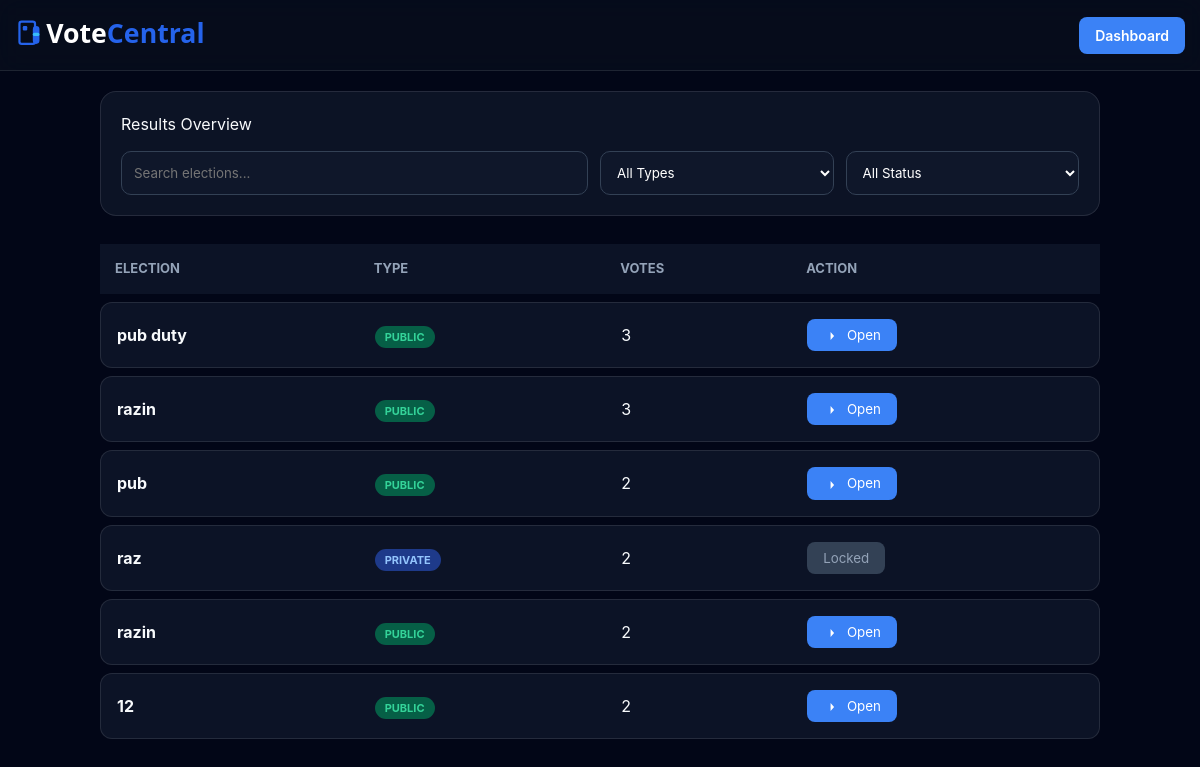
Before: /admin/results (signed in) with the older database file.
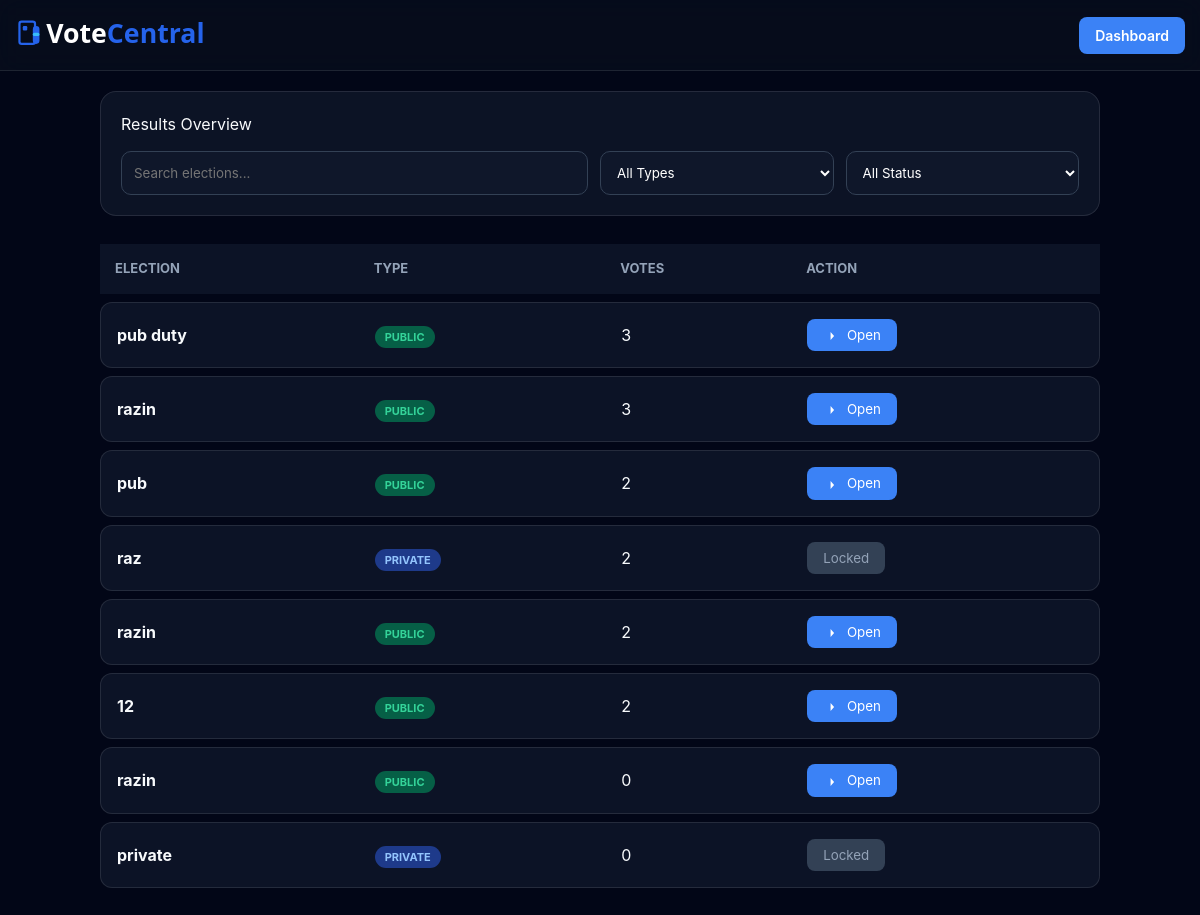
After: the same page with the newer database file.
### app.py (models this page shows)
class Election(db.Model):
    id = db.Column(db.Integer, primary_key=True)
    admin_id = db.Column(db.Integer, db.ForeignKey("admin.id"))
    name = db.Column(db.String(120))
    election_type = db.Column(db.String(20))  # public / private
    public_code = db.Column(db.String(20), nullable=True)
    start_time = db.Column(db.String(40), nullable=True)
    end_time = db.Column(db.String(40), nullable=True)
    result_visible = db.Column(db.Boolean, default=True)
    candidates = db.relationship("Candidate", backref="election", cascade="all,delete")
    votes = db.relationship("Vote", backref="election", cascade="all,delete")
    whitelist = db.relationship("VoterWhitelist", backref="election", cascade="all,delete")

### app.py (the view)
@app.route("/admin/results")
def admin_results_page():
    if not require_admin_login():
        return redirect("/")
    admin = Admin.query.get(session["admin_id"])
    elections = Election.query.filter_by(admin_id=admin.id).all()
    result_list = []
    now = datetime.now()
    for e in elections:
        total_votes = Vote.query.filter_by(election_id=e.id).count()
        ended = False
        if e.end_time:
            end_dt = datetime.fromisoformat(e.end_time) if isinstance(e.end_time, str) else e.end_time
            ended = now >= end_dt
        can_open = False
        reason = ""
        if not e.result_visible:
            reason = "This election is currently set to 'Hidden' by Admin settings."
        elif e.election_type == 'private' and not ended:
            reason = f"Private election results remain locked until the end time ({e.end_time})."
        else:
            can_open = True
        result_list.append({
            "id": e.id,
            "name": e.name,
            "type": e.election_type,
            "total_votes": total_votes,
            "ended": ended,
            "visible": e.result_visible,
            "can_open": can_open,
            "reason": reason
        })
    return render_template("admin_results.html", elections=result_list, admin=admin)

### app.py (called while the page is built)
def require_admin_login():
    if "admin_id" not in session or not session["admin_id"]:
        flash("Admin login required")
        return False
    return True

### templates/admin_results.html (shortened to what this page needs)
<!DOCTYPE html>
<html lang="en">
<head>
</head>
<body>
<nav class="nav-header">
  <div class="header-title-group">
    <img src="/static/uploads/votecentral-logo.svg"
         class="mobile-title-logo"
         alt="VoteCentral">
  </div>
  <a href="/admin/dashboard" class="btn-dash">Dashboard</a>
</nav>
<div class="container">
    <div class="filter-card">
        <div class="section-title">Results Overview</div>
        <div class="filter-grid">
            <input id="searchBox" placeholder="Search elections...">
            <select id="filterType">
                <option value="">All Types</option>
            </select>
            <select id="filterStatus">
                <option value="">All Status</option>
            </select>
        </div>
    </div>
    <div class="results-container">
        <table class="desktop-table">
            <thead>
                <tr>
                    <th>Election</th>
                    <th>Type</th>
                    <th>Votes</th>
                    <th>Action</th>
                </tr>
            </thead>
            <tbody>
                {% for e in elections %}
                <tr class="result-row" data-name="{{ e.name|lower }}" data-type="{{ e.type }}" data-status="{{ 'available' if e.can_open else 'locked' }}">
                    <td><strong>{{ e.name }}</strong></td>
                    <td><span class="badge {{ 'badge-pub' if e.type == 'public' else 'badge-pri' }}">{{ e.type.upper() }}</span></td>
                    <td>{{ e.total_votes }}</td>
                    <td>
                        {% if e.can_open %}
                            <a href="/admin/results/{{ e.id }}"><button class="btn-open">
  <svg class="icon" viewBox="0 0 24 24">
    <path d="M5 12h14M13 5l6 7-6 7"/>
  </svg>
  Open
</button>
</a>
                        {% else %}
                            <button class="btn-locked" onclick="showReason('{{ e.reason }}')">Locked</button>
                        {% endif %}
                    </td>
                </tr>
                {% endfor %}
            </tbody>
        </table>
    </div>
</div>
</body>
</html>

### templates/admin_results.html (style rules this page uses)
:root { --bg: #020617; --card-bg: rgba(15, 23, 42, 0.8); --border: rgba(255, 255, 255, 0.1); --accent: #3b82f6; --text-main: #f8fafc; --text-dim: #94a3b8; --glass: blur(12px); }
* { margin: 0; padding: 0; box-sizing: border-box; font-family: 'Inter', system-ui, sans-serif; }
body { background: var(--bg); color: var(--text-main); line-height: 1.5; padding-bottom: 40px; }
.nav-header { display: flex; justify-content: space-between; align-items: center; padding: 15px; background: rgba(11, 18, 32, 0.5); backdrop-filter: var(--glass); border-bottom: 1px solid var(--border); position: sticky; top: 0; z-index: 100; }
.btn-dash { background: var(--accent); color: white; padding: 8px 16px; border-radius: 8px; text-decoration: none; font-size: 14px; font-weight: 600; transition: 0.3s; }
.container { width: 1000px; max-width: 95%; margin: 20px auto; }
.filter-card { background: var(--card-bg); backdrop-filter: var(--glass); border: 1px solid var(--border); border-radius: 16px; padding: 20px; margin-bottom: 20px; }
.filter-grid { display: grid; grid-template-columns: 2fr 1fr 1fr; gap: 12px; margin-top: 15px; }
input, select { background: #0f172a; border: 1px solid #334155; color: white; padding: 12px; border-radius: 10px; outline: none; }
.results-container { overflow-x: auto; }
.desktop-table { width: 100%; border-collapse: separate; border-spacing: 0 8px; }
.desktop-table th { padding: 15px; text-align: left; color: var(--text-dim); font-size: 13px; text-transform: uppercase; }
.desktop-table tr { background: var(--card-bg); transition: 0.2s; }
.desktop-table td { padding: 16px; border-top: 1px solid var(--border); border-bottom: 1px solid var(--border); }
.desktop-table td:first-child { border-left: 1px solid var(--border); border-radius: 12px 0 0 12px; }
.desktop-table td:last-child { border-right: 1px solid var(--border); border-radius: 0 12px 12px 0; }
.badge { padding: 4px 10px; border-radius: 20px; font-size: 11px; font-weight: 700; }
.badge-pub { background: #065f46; color: #34d399; }
.badge-pri { background: #1e3a8a; color: #93c5fd; }
.btn-open { background: var(--accent); border: none; color: white; padding: 8px 16px; border-radius: 8px; cursor: pointer; }
.btn-locked { background: #334155; color: #94a3b8; border: none; padding: 8px 16px; border-radius: 8px; cursor: not-allowed; }
.header-title-group { display:flex; flex-direction:column; align-items:flex-start; }
.mobile-title-logo { height: 40px; }
.icon { width:14px; height:14px; fill:currentColor; margin-right:6px; vertical-align:middle; }

Changed rows visible on the page:
added Election: name "razin", type "PUBLIC", total_votes "0"
added Election: name "private", type "PRIVATE", total_votes "0"
